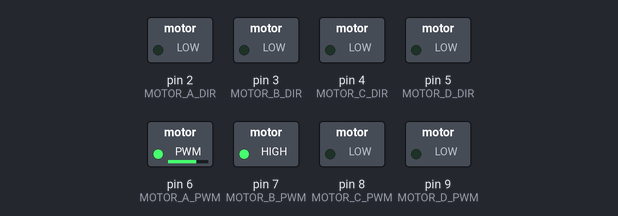
The sketch below on a simulated Arduino Uno, built with avr-gcc and run on an emulated ATmega328P. Shown: switched loads named in the sketch (green lamp = pin HIGH).

Above: at 0.05 s.
At 2.05 s:
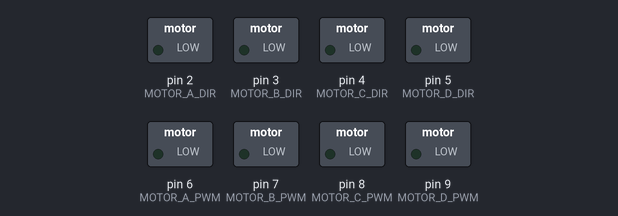
At 3.05 s:
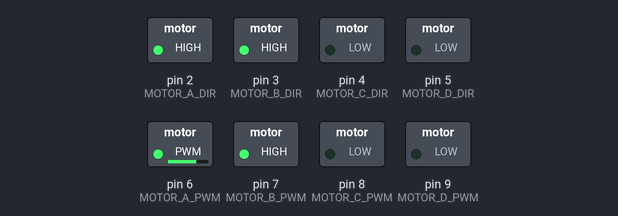
At 6.05 s:
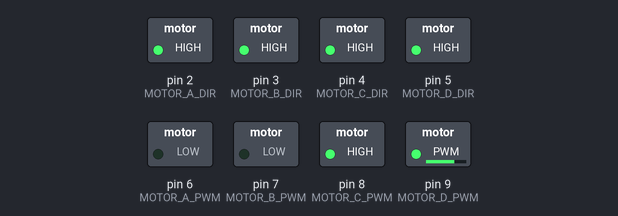
At 8.95 s:
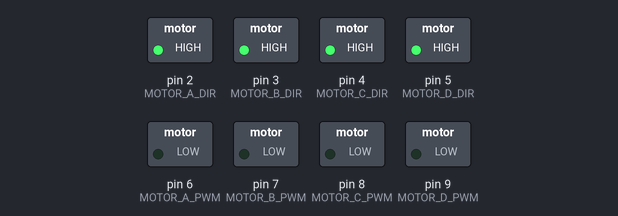
At 11.95 s:
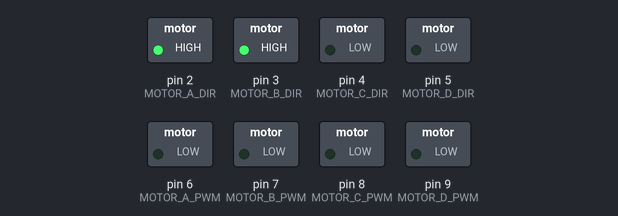
Timing chart, 0 to 15.6 s (numbered marks = the images above):
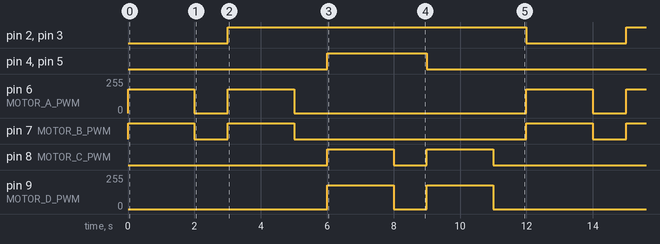

Measured:
- by itself, pin 2 (MOTOR_A_DIR), pin 3 (MOTOR_B_DIR): alternates HIGH for 9.0 s and LOW for 3.0 s
- by itself, pin 4 (MOTOR_C_DIR), pin 5 (MOTOR_D_DIR): alternates HIGH for 3.0 s and LOW for 9.0 s
- by itself, pin 6 (MOTOR_A_PWM), pin 9 (MOTOR_D_PWM): repeats every 12.0 s: 0/255 1.0 s, 180/255 2.0 s, 0/255 7.0 s, 180/255 2.0 s
- by itself, pin 7 (MOTOR_B_PWM), pin 8 (MOTOR_C_PWM): repeats every 12.0 s: LOW 1.0 s, HIGH 2.0 s, LOW 7.0 s, HIGH 2.0 s

The sketch:

AutoVersionArduino.ino
```cpp
#define MOTOR_A_DIR 2
#define MOTOR_B_DIR 3
#define MOTOR_C_DIR 4
#define MOTOR_D_DIR 5

#define MOTOR_A_PWM 6
#define MOTOR_B_PWM 7
#define MOTOR_C_PWM 8
#define MOTOR_D_PWM 9

void setup(){
  Serial.begin(9600);
  pinMode(MOTOR_A_DIR, OUTPUT);
  pinMode(MOTOR_B_DIR, OUTPUT);
  pinMode(MOTOR_C_DIR, OUTPUT);
  pinMode(MOTOR_D_DIR, OUTPUT);

  pinMode(MOTOR_A_PWM, OUTPUT);
  pinMode(MOTOR_B_PWM, OUTPUT);
  pinMode(MOTOR_C_PWM, OUTPUT);
  pinMode(MOTOR_D_PWM, OUTPUT);

}

void loop(){

  MoveForward();
  delay(2000);
  AllMotorStop();
  delay(1000);

  MoveBackward();
  delay(2000);
  AllMotorStop();
  delay(1000);

  TurnLeft();
  delay(2000);
  AllMotorStop();
  delay(1000);

  TurnRight();
  delay(2000);
  AllMotorStop();
  delay(1000);
}

void MoveForward(){
  digitalWrite(MOTOR_A_DIR, LOW);
  digitalWrite(MOTOR_B_DIR, LOW);
  analogWrite(MOTOR_A_PWM, 180);
  analogWrite(MOTOR_B_PWM, 180);
}
void MoveBackward(){
  digitalWrite(MOTOR_A_DIR, HIGH);
  digitalWrite(MOTOR_B_DIR, HIGH);
  analogWrite(MOTOR_A_PWM, 180);
  analogWrite(MOTOR_B_PWM, 180);
}

void TurnLeft(){
  digitalWrite(MOTOR_C_DIR, HIGH);
  digitalWrite(MOTOR_D_DIR, HIGH);
  analogWrite(MOTOR_C_PWM, 180);
  analogWrite(MOTOR_D_PWM, 180);
}

void TurnRight(){
  digitalWrite(MOTOR_C_DIR, LOW);
  digitalWrite(MOTOR_D_DIR, LOW);
  analogWrite(MOTOR_C_PWM, 180);
  analogWrite(MOTOR_D_PWM, 180);
}

void RotateLeft(){
  digitalWrite(MOTOR_A_DIR, LOW);
  digitalWrite(MOTOR_B_DIR, LOW);
  digitalWrite(MOTOR_C_DIR, LOW);
  digitalWrite(MOTOR_D_DIR, LOW);
}

void RotateRight(){
  digitalWrite(MOTOR_A_DIR, HIGH);
  digitalWrite(MOTOR_B_DIR, HIGH);
  digitalWrite(MOTOR_C_DIR, HIGH);
  digitalWrite(MOTOR_D_DIR, HIGH);
}

void AllMotorStop(){
  analogWrite(MOTOR_A_PWM, 0);
  analogWrite(MOTOR_B_PWM, 0);
  analogWrite(MOTOR_C_PWM, 0);
  analogWrite(MOTOR_D_PWM, 0);
}
```
